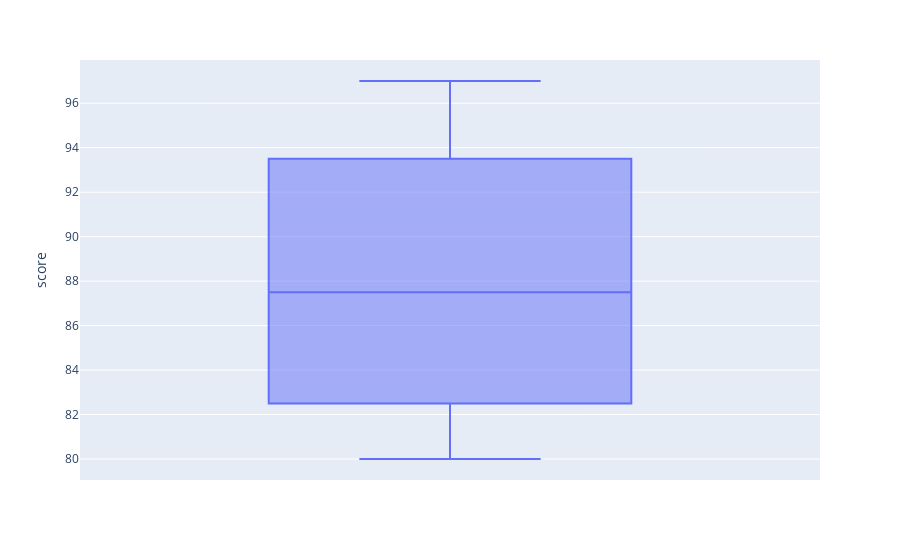

This figure's notebook cell:
### Code cell
# Create the box plot
fig = px.box(
  			# Set the data
  			data_frame=student_scores, 
  			# Set the y variable
            y='score', 
            # Add in hover data to see outliers
            hover_data=['student_name'])

# Show the plot
fig.show()

### Figure 1 — Plotly figure (JSON) as saved in the notebook; plotly's stock layout.template omitted (floating-point values rounded to 4 significant figures)
{"data": [{"alignmentgroup": "True", "customdata": [["John"], ["Julia"], ["Xuan"], ["Harry"]], "hovertemplate": "score=%{y}<br>student_name=%{customdata[0]}<extra></extra>", "legendgroup": "", "marker": {"color": "#636efa"}, "name": "", "notched": false, "offsetgroup": "", "orientation": "v", "showlegend": false, "type": "box", "x0": " ", "xaxis": "x", "y": [80, 97, 90, 85], "y0": " ", "yaxis": "y"}], "layout": {"boxmode": "group", "legend": {"tracegroupgap": 0}, "margin": {"t": 60}, "xaxis": {"anchor": "y", "domain": [0, 1]}, "yaxis": {"anchor": "x", "domain": [0, 1], "title": {"text": "score"}}}}
